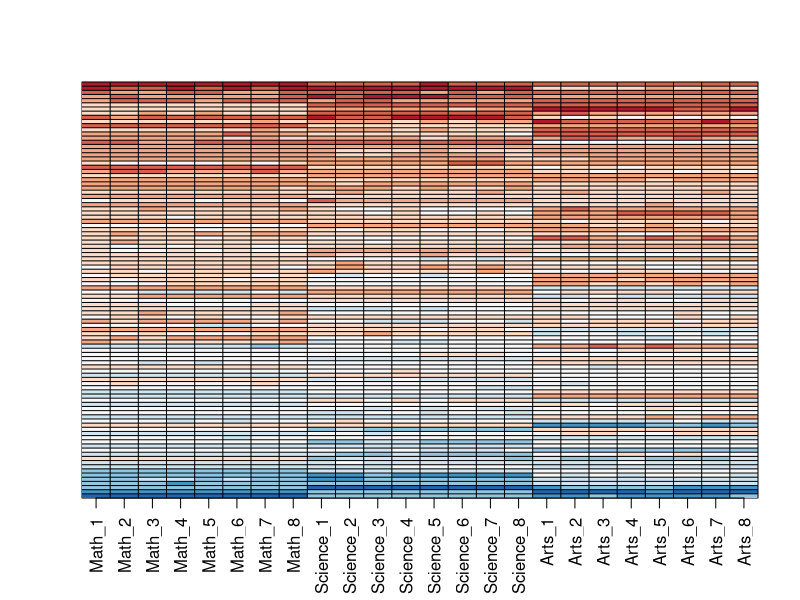

Write the R code that produced this figure.
set.seed(1987, sample.kind="Rounding")
n <- 100
k <- 8
Sigma <- 64  * matrix(c(1, .75, .5, .75, 1, .5, .5, .5, 1), 3, 3) 
m <- MASS::mvrnorm(n, rep(0, 3), Sigma)
m <- m[order(rowMeans(m), decreasing = TRUE),]
y <- m %x% matrix(rep(1, k), nrow = 1) + matrix(rnorm(matrix(n*k*3)), n, k*3)
colnames(y) <- c(paste(rep("Math",k), 1:k, sep="_"),
                 paste(rep("Science",k), 1:k, sep="_"),
                 paste(rep("Arts",k), 1:k, sep="_"))
# Q1
my_image <- function(x, zlim = range(x), ...){
  colors = rev(RColorBrewer::brewer.pal(9, "RdBu"))
  cols <- 1:ncol(x)
  rows <- 1:nrow(x)
  image(cols, rows, t(x[rev(rows),,drop=FALSE]), xaxt = "n", yaxt = "n",
        xlab="", ylab="",  col = colors, zlim = zlim, ...)
  abline(h=rows + 0.5, v = cols + 0.5)
  axis(side = 1, cols, colnames(x), las = 2)
}

my_image(y)


